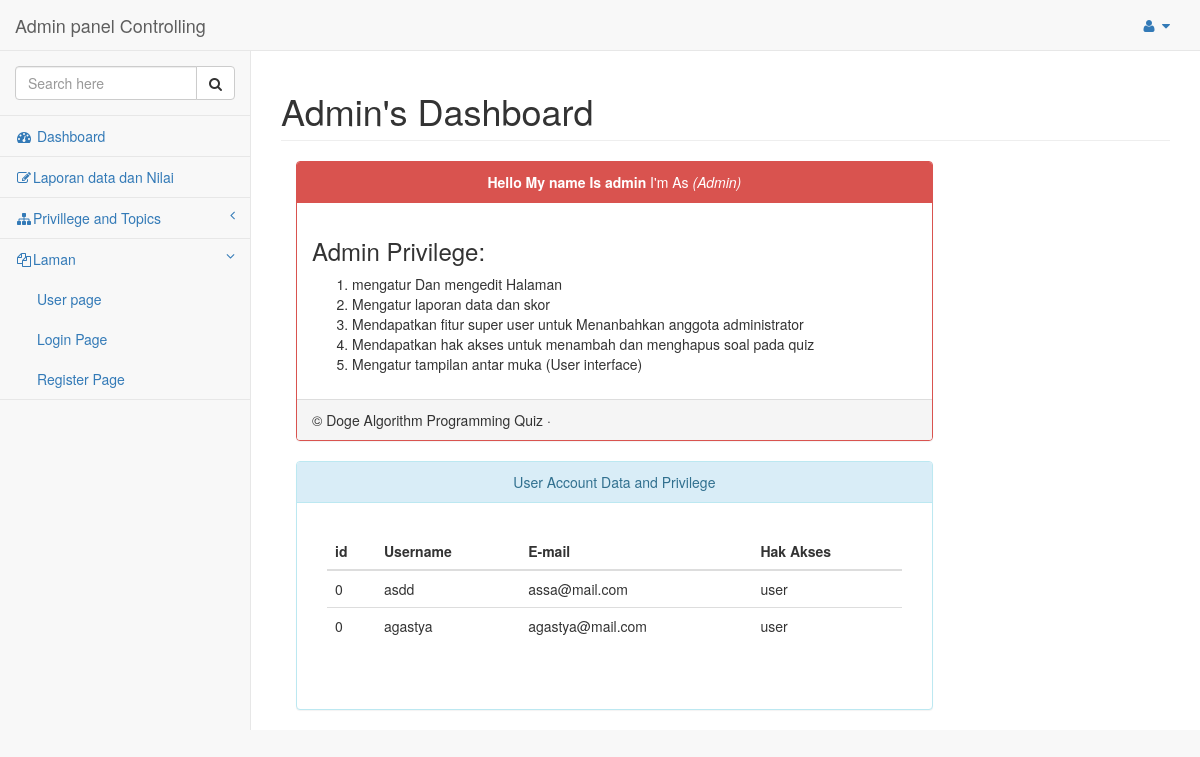
The app's page /pages/main.php (signed in) with its own data.
### tables this page shows
CREATE TABLE `users` (
  `id` int(11) NOT NULL,
  `username` varchar(100) NOT NULL,
  `email` varchar(100) NOT NULL,
  `user_type` varchar(100) NOT NULL,
  `password` varchar(100) NOT NULL
);

### pages/main.php (the view, shortened to what this page needs)
<?php
    include('functions.php');
?>
<!DOCTYPE html>
<html lang="en">
<head>
    <link href="../vendor/bootstrap/css/bootstrap.min.css" rel="stylesheet">
    <link href="../vendor/metisMenu/metisMenu.min.css" rel="stylesheet">
    <link href="../dist/css/sb-admin-2.css" rel="stylesheet">
    <link href="../vendor/morrisjs/morris.css" rel="stylesheet">
    <link href="../vendor/font-awesome/css/font-awesome.min.css" rel="stylesheet" type="text/css">
</head>
<body>
    <div id="wrapper">
        <nav class="navbar navbar-default navbar-static-top" role="navigation" style="margin-bottom: 0">
            <div class="navbar-header">
                <a class="navbar-brand" href="index.php">Admin panel Controlling </a>
            </div>
            <ul class="nav navbar-top-links navbar-right">
                <li class="dropdown">
                    <a class="dropdown-toggle" data-toggle="dropdown" href="#">
                        <i class="fa fa-user fa-fw"></i> <i class="fa fa-caret-down"></i>
                    </a>
                </li>
            </ul>
            <div class="navbar-default sidebar" role="navigation">
                <div class="sidebar-nav navbar-collapse">
                    <ul class="nav" id="side-menu">
                        <li class="sidebar-search">
                            <form>
                            <div class="input-group custom-search-form">
                                <input type="text" class="form-control" placeholder="Search here " name="username">
                                <span class="input-group-btn">
                                <button class="btn btn-default" type="submit">
                                    <i class="fa fa-search"></i>
                                </button>
                            </span>
                        </form>
                            </div>
                        <li>
                            <a href="index.php"><i class="fa fa-dashboard fa-fw"></i> Dashboard</a>
                        </li>
                        <li>
                            <a href="Report_data.php"><i class="fa fa-edit fa-fw"></i>Laporan data dan Nilai </a>
                        </li>
                        <li>
                            <a href="#"><i class="fa fa-sitemap fa-fw"></i>Privillege and Topics<span class="fa arrow"></span></a>
                        </li>
                        <li class="active">
                            <a href="#"><i class="fa fa-files-o fa-fw"></i>Laman<span class="fa arrow"></span></a>
                            <ul class="nav nav-second-level">
                                <li>
                                    <a href="blank.php">User page</a>
                                </li>
                                <li>
                                    <a href="login.php">Login Page</a>
                                </li>
                                <li>
                                    <a href="register.php">Register Page</a>
                                </li>
                            </ul>
                        </li>
                </div>
            </div>
        <div id="page-wrapper">
            <div class="row">
                <div class="col-lg-12">
                    <h1 class="page-header"> Admin's Dashboard</h1>
                      <div class="col-md-9 .col-md-push-3">
                        <div class="panel panel-red">
                        <div class="panel-heading" style="text-align: center;">
                              <strong> Hello My name Is <?php echo $_SESSION['user']['username']; ?></strong>
                              I'm As <i  style="color:white;">(<?php echo ucfirst($_SESSION['user']['user_type']); ?>)</i></h1>
                        </div>
                            <div class="panel-body">
                            <h3>Admin Privilege:</h3>
                            <ol>
                                <li> mengatur Dan mengedit Halaman</li>
                                <li> Mengatur laporan data dan skor</li>
                                <li> Mendapatkan fitur super user untuk Menanbahkan anggota administrator</li>
                                <li> Mendapatkan hak akses untuk menambah dan menghapus soal pada quiz </li>
                                <li> Mengatur tampilan antar muka (User interface) </li>
                            </ol>
                        </div>
                        <div class="panel-footer">
                           &copy Doge Algorithm Programming Quiz &middot;
                        </div>
                    </div>
                </div>
           <div class="col-md-9 .col-md-push-3">
                    <div class="panel panel-info" >
                        <div class="panel-heading" style="text-align: center;">
                             User Account Data and Privilege
                        </div>
                        <div class="panel-body">
                            <div class="form-group">
                                            <?php
                 $result = mysqli_query($db,"SELECT * From Users where user_type='user'");
                        echo "
                            <div class='panel-body'>
                            <div class='table-responsive'>
                            <table class='table table-hover'>
                            <thead>
                            <tr>
                             <th align='center''>id</th>
                            <th align='center''>Username</th>
                            <th align='center''>E-mail</th>
                            <th align='center''>Hak Akses</th>
                            </tr>
                            </thead>";
                    while($row = mysqli_fetch_array($result))
                        {
                            echo "<tr>";
                             echo "<td '>" . $row['id'] . "</td>";
                            echo "<td '>" . $row['username'] . "</td>";
                            echo "<td '>" . $row['email'] . "</td>";
                            echo "<td '>" . $row['user_type'] . "</td>";
                            echo "</tr>";
                            }
                echo "</table></center>";
                    ?>
                    </div>
                    </div>
                </div>
            </div>
</body>
</html>

### records on screen
users: id "0", username "asdd", email "assa@mail.com", user_type "user"
users: id "0", username "agastya", email "agastya@mail.com", user_type "user"

### other values on screen
$_SESSION['user']['username'] "admin"
$_SESSION['user']['user_type'] "Admin"
